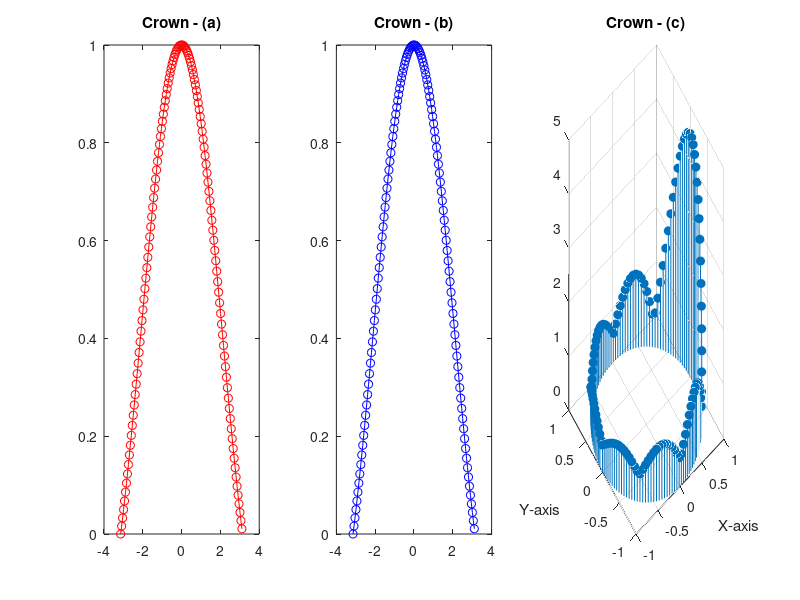

This figure's MATLAB source:
theta = -pi:0.05:pi;
CrownA = sin(theta)./theta;
subplot(1, 3, 1);
plot(theta, CrownA, 'r-o');
title('Crown - (a)');
CrownB = abs(CrownA);
subplot(1, 3, 2);
plot(theta, CrownB, 'b-o');
title('Crown - (b)');
subplot(1, 3, 3);
x = cos(theta);
y = sin(theta);
z = 0.5+abs(sin(4*theta)./(theta/2))/2;
stem3(x, y, z, 'fill');
title('Crown - (c)');
xlabel('X-axis');
ylabel('Y-axis');
